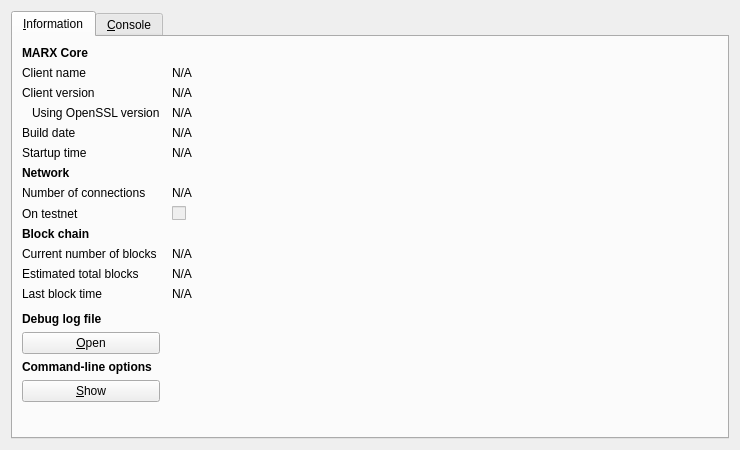
<?xml version="1.0" encoding="UTF-8"?>
<ui version="4.0">
 <class>RPCConsole</class>
 <widget class="QDialog" name="RPCConsole">
  <property name="geometry">
   <rect>
    <x>0</x>
    <y>0</y>
    <width>740</width>
    <height>450</height>
   </rect>
  </property>
  <property name="windowTitle">
   <string>MARX - Debug window</string>
  </property>
  <layout class="QVBoxLayout" name="verticalLayout_2">
   <item>
    <widget class="QTabWidget" name="tabWidget">
     <property name="currentIndex">
      <number>0</number>
     </property>
     <widget class="QWidget" name="tab_info">
      <attribute name="title">
       <string>&amp;Information</string>
      </attribute>
      <layout class="QGridLayout" name="gridLayout" columnstretch="0,1">
       <property name="horizontalSpacing">
        <number>12</number>
       </property>
       <item row="0" column="0">
        <widget class="QLabel" name="label_9">
         <property name="font">
          <font>
           <weight>75</weight>
           <bold>true</bold>
          </font>
         </property>
         <property name="text">
          <string>MARX Core</string>
         </property>
        </widget>
       </item>
       <item row="1" column="0">
        <widget class="QLabel" name="label_5">
         <property name="text">
          <string>Client name</string>
         </property>
        </widget>
       </item>
       <item row="1" column="1">
        <widget class="QLabel" name="clientName">
         <property name="cursor">
          <cursorShape>IBeamCursor</cursorShape>
         </property>
         <property name="text">
          <string>N/A</string>
         </property>
         <property name="textFormat">
          <enum>Qt::PlainText</enum>
         </property>
         <property name="textInteractionFlags">
          <set>Qt::LinksAccessibleByMouse|Qt::TextSelectableByKeyboard|Qt::TextSelectableByMouse</set>
         </property>
        </widget>
       </item>
       <item row="2" column="0">
        <widget class="QLabel" name="label_6">
         <property name="text">
          <string>Client version</string>
         </property>
        </widget>
       </item>
       <item row="2" column="1">
        <widget class="QLabel" name="clientVersion">
         <property name="cursor">
          <cursorShape>IBeamCursor</cursorShape>
         </property>
         <property name="text">
          <string>N/A</string>
         </property>
         <property name="textFormat">
          <enum>Qt::PlainText</enum>
         </property>
         <property name="textInteractionFlags">
          <set>Qt::LinksAccessibleByMouse|Qt::TextSelectableByKeyboard|Qt::TextSelectableByMouse</set>
         </property>
        </widget>
       </item>
       <item row="3" column="0">
        <widget class="QLabel" name="label_14">
         <property name="text">
          <string>Using OpenSSL version</string>
         </property>
         <property name="indent">
          <number>10</number>
         </property>
        </widget>
       </item>
       <item row="3" column="1">
        <widget class="QLabel" name="openSSLVersion">
         <property name="cursor">
          <cursorShape>IBeamCursor</cursorShape>
         </property>
         <property name="text">
          <string>N/A</string>
         </property>
         <property name="textFormat">
          <enum>Qt::PlainText</enum>
         </property>
         <property name="textInteractionFlags">
          <set>Qt::LinksAccessibleByMouse|Qt::TextSelectableByKeyboard|Qt::TextSelectableByMouse</set>
         </property>
        </widget>
       </item>
       <item row="4" column="0">
        <widget class="QLabel" name="label_12">
         <property name="text">
          <string>Build date</string>
         </property>
        </widget>
       </item>
       <item row="4" column="1">
        <widget class="QLabel" name="buildDate">
         <property name="cursor">
          <cursorShape>IBeamCursor</cursorShape>
         </property>
         <property name="text">
          <string>N/A</string>
         </property>
         <property name="textFormat">
          <enum>Qt::PlainText</enum>
         </property>
         <property name="textInteractionFlags">
          <set>Qt::LinksAccessibleByMouse|Qt::TextSelectableByKeyboard|Qt::TextSelectableByMouse</set>
         </property>
        </widget>
       </item>
       <item row="5" column="0">
        <widget class="QLabel" name="label_13">
         <property name="text">
          <string>Startup time</string>
         </property>
        </widget>
       </item>
       <item row="5" column="1">
        <widget class="QLabel" name="startupTime">
         <property name="cursor">
          <cursorShape>IBeamCursor</cursorShape>
         </property>
         <property name="text">
          <string>N/A</string>
         </property>
         <property name="textFormat">
          <enum>Qt::PlainText</enum>
         </property>
         <property name="textInteractionFlags">
          <set>Qt::LinksAccessibleByMouse|Qt::TextSelectableByKeyboard|Qt::TextSelectableByMouse</set>
         </property>
        </widget>
       </item>
       <item row="6" column="0">
        <widget class="QLabel" name="label_11">
         <property name="font">
          <font>
           <weight>75</weight>
           <bold>true</bold>
          </font>
         </property>
         <property name="text">
          <string>Network</string>
         </property>
        </widget>
       </item>
       <item row="7" column="0">
        <widget class="QLabel" name="label_7">
         <property name="text">
          <string>Number of connections</string>
         </property>
        </widget>
       </item>
       <item row="7" column="1">
        <widget class="QLabel" name="numberOfConnections">
         <property name="cursor">
          <cursorShape>IBeamCursor</cursorShape>
         </property>
         <property name="text">
          <string>N/A</string>
         </property>
         <property name="textFormat">
          <enum>Qt::PlainText</enum>
         </property>
         <property name="textInteractionFlags">
          <set>Qt::LinksAccessibleByMouse|Qt::TextSelectableByKeyboard|Qt::TextSelectableByMouse</set>
         </property>
        </widget>
       </item>
       <item row="8" column="0">
        <widget class="QLabel" name="label_8">
         <property name="text">
          <string>On testnet</string>
         </property>
        </widget>
       </item>
       <item row="8" column="1">
        <widget class="QCheckBox" name="isTestNet">
         <property name="enabled">
          <bool>false</bool>
         </property>
         <property name="text">
          <string/>
         </property>
        </widget>
       </item>
       <item row="9" column="0">
        <widget class="QLabel" name="label_10">
         <property name="font">
          <font>
           <weight>75</weight>
           <bold>true</bold>
          </font>
         </property>
         <property name="text">
          <string>Block chain</string>
         </property>
        </widget>
       </item>
       <item row="10" column="0">
        <widget class="QLabel" name="label_3">
         <property name="text">
          <string>Current number of blocks</string>
         </property>
        </widget>
       </item>
       <item row="10" column="1">
        <widget class="QLabel" name="numberOfBlocks">
         <property name="cursor">
          <cursorShape>IBeamCursor</cursorShape>
         </property>
         <property name="text">
          <string>N/A</string>
         </property>
         <property name="textFormat">
          <enum>Qt::PlainText</enum>
         </property>
         <property name="textInteractionFlags">
          <set>Qt::LinksAccessibleByMouse|Qt::TextSelectableByKeyboard|Qt::TextSelectableByMouse</set>
         </property>
        </widget>
       </item>
       <item row="11" column="0">
        <widget class="QLabel" name="label_4">
         <property name="text">
          <string>Estimated total blocks</string>
         </property>
        </widget>
       </item>
       <item row="11" column="1">
        <widget class="QLabel" name="totalBlocks">
         <property name="cursor">
          <cursorShape>IBeamCursor</cursorShape>
         </property>
         <property name="text">
          <string>N/A</string>
         </property>
         <property name="textFormat">
          <enum>Qt::PlainText</enum>
         </property>
         <property name="textInteractionFlags">
          <set>Qt::LinksAccessibleByMouse|Qt::TextSelectableByKeyboard|Qt::TextSelectableByMouse</set>
         </property>
        </widget>
       </item>
       <item row="12" column="0">
        <widget class="QLabel" name="label_2">
         <property name="text">
          <string>Last block time</string>
         </property>
        </widget>
       </item>
       <item row="12" column="1">
        <widget class="QLabel" name="lastBlockTime">
         <property name="cursor">
          <cursorShape>IBeamCursor</cursorShape>
         </property>
         <property name="text">
          <string>N/A</string>
         </property>
         <property name="textFormat">
          <enum>Qt::PlainText</enum>
         </property>
         <property name="textInteractionFlags">
          <set>Qt::LinksAccessibleByMouse|Qt::TextSelectableByKeyboard|Qt::TextSelectableByMouse</set>
         </property>
        </widget>
       </item>
       <item row="13" column="0">
        <spacer name="verticalSpacer_2">
         <property name="orientation">
          <enum>Qt::Vertical</enum>
         </property>
         <property name="sizeHint" stdset="0">
          <size>
           <width>20</width>
           <height>20</height>
          </size>
         </property>
        </spacer>
       </item>
       <item row="14" column="0">
        <widget class="QLabel" name="labelDebugLogfile">
         <property name="font">
          <font>
           <weight>75</weight>
           <bold>true</bold>
          </font>
         </property>
         <property name="text">
          <string>Debug log file</string>
         </property>
        </widget>
       </item>
       <item row="15" column="0">
        <widget class="QPushButton" name="openDebugLogfileButton">
         <property name="toolTip">
          <string>Open the MARX debug log file from the current data directory. This can take a few seconds for large log files.</string>
         </property>
         <property name="text">
          <string>&amp;Open</string>
         </property>
         <property name="autoDefault">
          <bool>false</bool>
         </property>
        </widget>
       </item>
       <item row="16" column="0">
        <widget class="QLabel" name="labelCLOptions">
         <property name="font">
          <font>
           <weight>75</weight>
           <bold>true</bold>
          </font>
         </property>
         <property name="text">
          <string>Command-line options</string>
         </property>
        </widget>
       </item>
       <item row="17" column="0">
        <widget class="QPushButton" name="showCLOptionsButton">
         <property name="toolTip">
          <string>Show the MARX-Qt help message to get a list with possible MARX command-line options.</string>
         </property>
         <property name="text">
          <string>&amp;Show</string>
         </property>
         <property name="autoDefault">
          <bool>false</bool>
         </property>
        </widget>
       </item>
       <item row="18" column="0">
        <spacer name="verticalSpacer">
         <property name="orientation">
          <enum>Qt::Vertical</enum>
         </property>
         <property name="sizeHint" stdset="0">
          <size>
           <width>20</width>
           <height>40</height>
          </size>
         </property>
        </spacer>
       </item>
      </layout>
     </widget>
     <widget class="QWidget" name="tab_console">
      <attribute name="title">
       <string>&amp;Console</string>
      </attribute>
      <layout class="QVBoxLayout" name="verticalLayout_3">
       <property name="spacing">
        <number>3</number>
       </property>
       <item>
        <widget class="QTextEdit" name="messagesWidget">
         <property name="minimumSize">
          <size>
           <width>0</width>
           <height>100</height>
          </size>
         </property>
         <property name="readOnly">
          <bool>true</bool>
         </property>
         <property name="tabKeyNavigation" stdset="0">
          <bool>false</bool>
         </property>
         <property name="columnCount" stdset="0">
          <number>2</number>
         </property>
        </widget>
       </item>
       <item>
        <layout class="QHBoxLayout" name="horizontalLayout">
         <property name="spacing">
          <number>3</number>
         </property>
         <item>
          <widget class="QLabel" name="label">
           <property name="text">
            <string notr="true">&gt;</string>
           </property>
          </widget>
         </item>
         <item>
          <widget class="QLineEdit" name="lineEdit"/>
         </item>
         <item>
          <widget class="QPushButton" name="clearButton">
           <property name="maximumSize">
            <size>
             <width>24</width>
             <height>24</height>
            </size>
           </property>
           <property name="toolTip">
            <string>Clear console</string>
           </property>
           <property name="text">
            <string/>
           </property>
           <property name="icon">
            <iconset resource="../bitcoin.qrc">
             <normaloff>:/icons/remove</normaloff>:/icons/remove</iconset>
           </property>
           <property name="shortcut">
            <string notr="true">Ctrl+L</string>
           </property>
           <property name="autoDefault">
            <bool>false</bool>
           </property>
          </widget>
         </item>
        </layout>
       </item>
      </layout>
     </widget>
    </widget>
   </item>
  </layout>
 </widget>
 <resources>
  <include location="../bitcoin.qrc"/>
 </resources>
 <connections/>
</ui>
